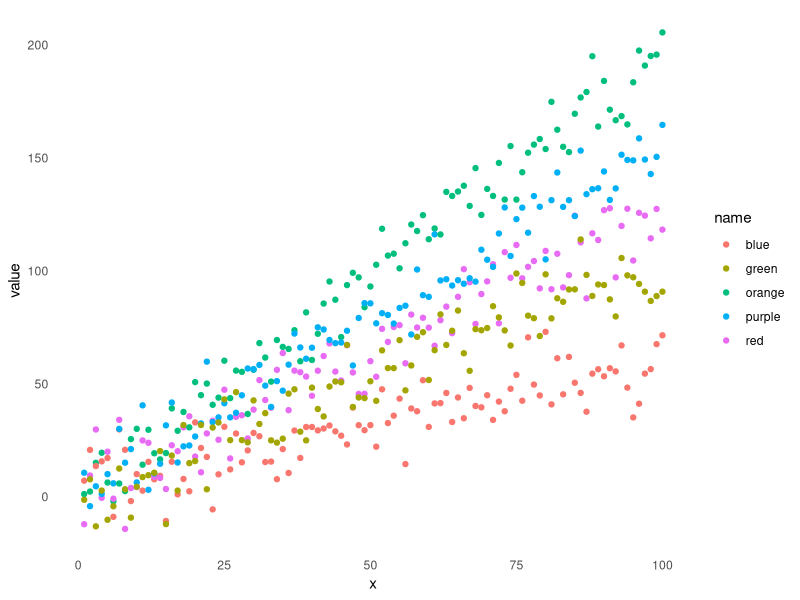
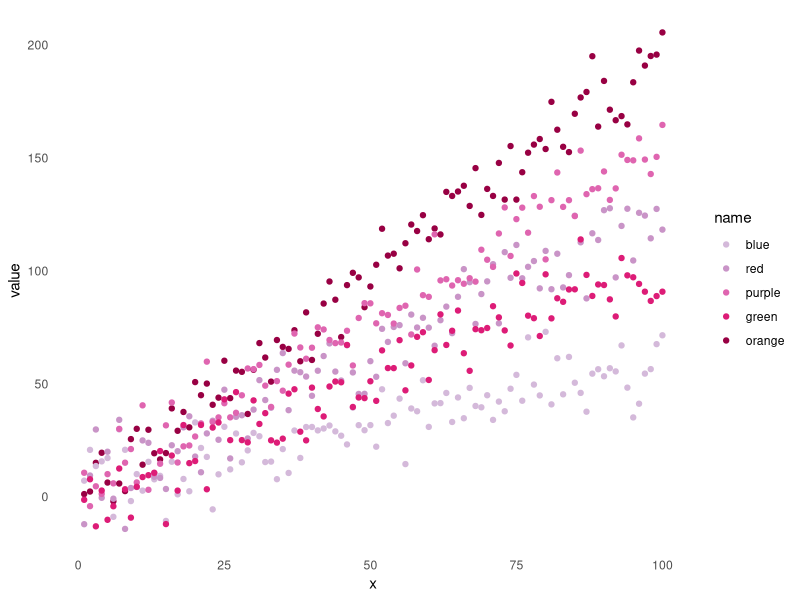

These charts were generated, in order, by the following R code:

## Quick reminder on how to set colour scales

library(ggplot2)
library(tidyr)
library(readr)


## Make up some data

x <- 1:100

beta <- rnorm(5, 1, 0.5)

stroop <- data.frame(x,
                     sapply(beta, function(b) x * b + rnorm(100, 1, 10)))
colnames(stroop)[2:6] <- c("orange", "blue", "red", "purple", "green") 

data_long <- pivot_longer(stroop, -x)

plot_y <- qplot(x = x,
                y = value,
                colour = name,
                data = data_long) +
  theme_minimal() +
  theme(panel.grid = element_blank())



## Read colours

colours <- read_csv("scale_colours.csv")

plot_y_colours <- plot_y + 
  scale_colour_manual(limits = colours$name,
                      values = colours$colour)

